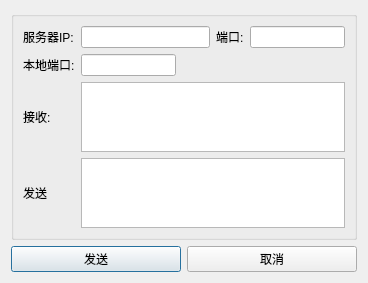
<?xml version="1.0" encoding="UTF-8"?>
<ui version="4.0">
 <class>DialogCameraLight</class>
 <widget class="QDialog" name="DialogCameraLight">
  <property name="geometry">
   <rect>
    <x>0</x>
    <y>0</y>
    <width>368</width>
    <height>257</height>
   </rect>
  </property>
  <property name="windowTitle">
   <string>相机和光源参数</string>
  </property>
  <layout class="QGridLayout" name="gridLayout_3">
   <item row="1" column="1">
    <layout class="QHBoxLayout" name="horizontalLayout">
     <item>
      <widget class="QPushButton" name="sendButton">
       <property name="text">
        <string>发送</string>
       </property>
      </widget>
     </item>
     <item>
      <widget class="QPushButton" name="pushButton_Cancel">
       <property name="text">
        <string>取消</string>
       </property>
      </widget>
     </item>
    </layout>
   </item>
   <item row="0" column="1">
    <widget class="QGroupBox" name="groupBox_2">
     <property name="title">
      <string/>
     </property>
     <layout class="QGridLayout" name="gridLayout_2">
      <item row="0" column="0">
       <widget class="QLabel" name="label_3">
        <property name="text">
         <string>服务器IP:</string>
        </property>
       </widget>
      </item>
      <item row="2" column="0">
       <widget class="QLabel" name="label">
        <property name="text">
         <string>接收:</string>
        </property>
       </widget>
      </item>
      <item row="3" column="0">
       <widget class="QLabel" name="label_2">
        <property name="text">
         <string>发送</string>
        </property>
       </widget>
      </item>
      <item row="1" column="4">
       <spacer name="horizontalSpacer">
        <property name="orientation">
         <enum>Qt::Horizontal</enum>
        </property>
        <property name="sizeHint" stdset="0">
         <size>
          <width>40</width>
          <height>20</height>
         </size>
        </property>
       </spacer>
      </item>
      <item row="1" column="0">
       <widget class="QLabel" name="label_4">
        <property name="text">
         <string>本地端口:</string>
        </property>
       </widget>
      </item>
      <item row="0" column="1" colspan="2">
       <widget class="QLineEdit" name="serverIp"/>
      </item>
      <item row="1" column="3">
       <spacer name="horizontalSpacer_2">
        <property name="orientation">
         <enum>Qt::Horizontal</enum>
        </property>
        <property name="sizeHint" stdset="0">
         <size>
          <width>40</width>
          <height>20</height>
         </size>
        </property>
       </spacer>
      </item>
      <item row="1" column="1">
       <widget class="QLineEdit" name="lineEdit"/>
      </item>
      <item row="1" column="2">
       <spacer name="horizontalSpacer_3">
        <property name="orientation">
         <enum>Qt::Horizontal</enum>
        </property>
        <property name="sizeHint" stdset="0">
         <size>
          <width>40</width>
          <height>20</height>
         </size>
        </property>
       </spacer>
      </item>
      <item row="0" column="3">
       <widget class="QLabel" name="label_5">
        <property name="text">
         <string>端口:</string>
        </property>
       </widget>
      </item>
      <item row="0" column="4">
       <widget class="QLineEdit" name="lineEdit_2"/>
      </item>
      <item row="2" column="1" colspan="4">
       <widget class="QTextEdit" name="receive"/>
      </item>
      <item row="3" column="1" colspan="4">
       <widget class="QTextEdit" name="sender"/>
      </item>
     </layout>
    </widget>
   </item>
  </layout>
 </widget>
 <resources/>
 <connections>
  <connection>
   <sender>sendButton</sender>
   <signal>clicked()</signal>
   <receiver>DialogCameraLight</receiver>
   <slot>accept()</slot>
   <hints>
    <hint type="sourcelabel">
     <x>251</x>
     <y>260</y>
    </hint>
    <hint type="destinationlabel">
     <x>201</x>
     <y>157</y>
    </hint>
   </hints>
  </connection>
  <connection>
   <sender>pushButton_Cancel</sender>
   <signal>clicked()</signal>
   <receiver>DialogCameraLight</receiver>
   <slot>close()</slot>
   <hints>
    <hint type="sourcelabel">
     <x>339</x>
     <y>260</y>
    </hint>
    <hint type="destinationlabel">
     <x>201</x>
     <y>157</y>
    </hint>
   </hints>
  </connection>
 </connections>
</ui>
